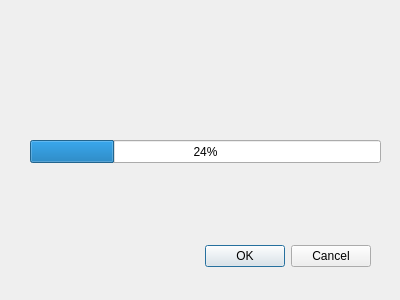
<?xml version="1.0" encoding="UTF-8"?>
<ui version="4.0">
 <class>Dialog</class>
 <widget class="QDialog" name="Dialog">
  <property name="geometry">
   <rect>
    <x>0</x>
    <y>0</y>
    <width>400</width>
    <height>300</height>
   </rect>
  </property>
  <property name="windowTitle">
   <string>Dialog</string>
  </property>
  <widget class="QDialogButtonBox" name="buttonBox">
   <property name="geometry">
    <rect>
     <x>30</x>
     <y>240</y>
     <width>341</width>
     <height>32</height>
    </rect>
   </property>
   <property name="orientation">
    <enum>Qt::Horizontal</enum>
   </property>
   <property name="standardButtons">
    <set>QDialogButtonBox::Cancel|QDialogButtonBox::Ok</set>
   </property>
  </widget>
  <widget class="QWidget" name="widget" native="true">
   <property name="geometry">
    <rect>
     <x>9</x>
     <y>9</y>
     <width>381</width>
     <height>71</height>
    </rect>
   </property>
  </widget>
  <widget class="QProgressBar" name="progressBar">
   <property name="geometry">
    <rect>
     <x>30</x>
     <y>140</y>
     <width>351</width>
     <height>23</height>
    </rect>
   </property>
   <property name="value">
    <number>24</number>
   </property>
  </widget>
 </widget>
 <resources/>
 <connections>
  <connection>
   <sender>buttonBox</sender>
   <signal>accepted()</signal>
   <receiver>Dialog</receiver>
   <slot>accept()</slot>
   <hints>
    <hint type="sourcelabel">
     <x>248</x>
     <y>254</y>
    </hint>
    <hint type="destinationlabel">
     <x>157</x>
     <y>274</y>
    </hint>
   </hints>
  </connection>
  <connection>
   <sender>buttonBox</sender>
   <signal>rejected()</signal>
   <receiver>Dialog</receiver>
   <slot>reject()</slot>
   <hints>
    <hint type="sourcelabel">
     <x>316</x>
     <y>260</y>
    </hint>
    <hint type="destinationlabel">
     <x>286</x>
     <y>274</y>
    </hint>
   </hints>
  </connection>
 </connections>
</ui>
